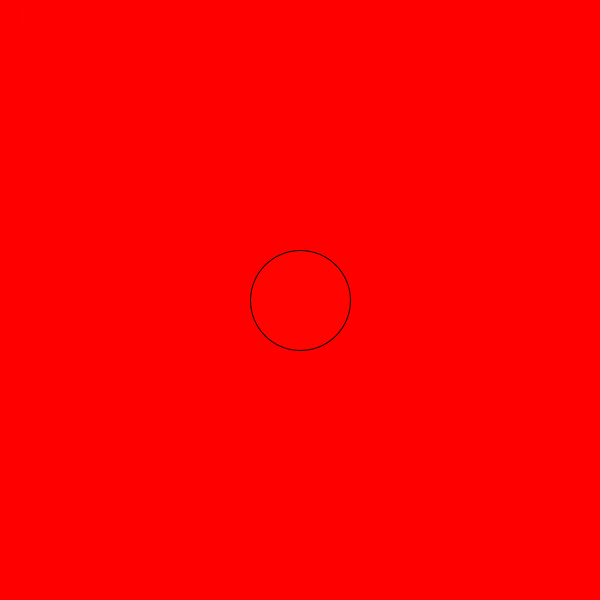
Frame 1 (no input)
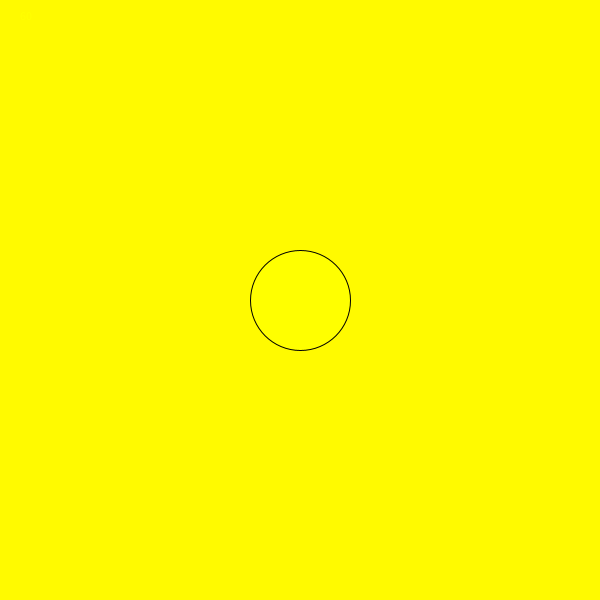
Frame 60 (the mouse pressed at the canvas centre just before this capture)
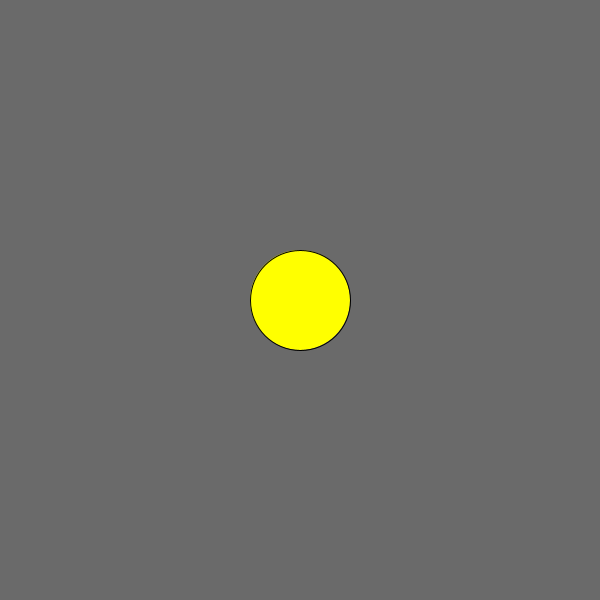
Frame 120 (the mouse held since frame 60 and released just before this capture)

The Processing sketch that drew these frames (run headless with seeded random() and noise(); from frame 60 on, the mouse is pressed at the canvas centre):

// Processing sketch: colorselector
// ── colorselector.pde
boolean buttonOn = true;
float x = 100; 
float y= 100;
float xspeed = 1; 
float yspeed = 3.3; 

void setup() {
  size(600, 600);
  colorMode(HSB, 360, 100, 100); 
  frameRate(36); 
  noStroke(); 
}

int value = 10; 
int colorCycle; 


void draw() {
  if (buttonOn) {
    background(color(colorCycle, 100, 100));
    colorCycle=frameCount%360;
    fill(color(colorCycle,100,100)); 
    text(colorCycle, 20, 20); 
    
    x = x + xspeed;
    y = y + yspeed;
    
  } else {
    background(150);
  }
  

stroke(0);  
ellipse(width/2, height/2, 100, 100);

}

void mousePressed() {
  float d = dist(width/2, height/2, mouseX, mouseY);
  if (d < 50) {
    buttonOn = !buttonOn;
  }
}
